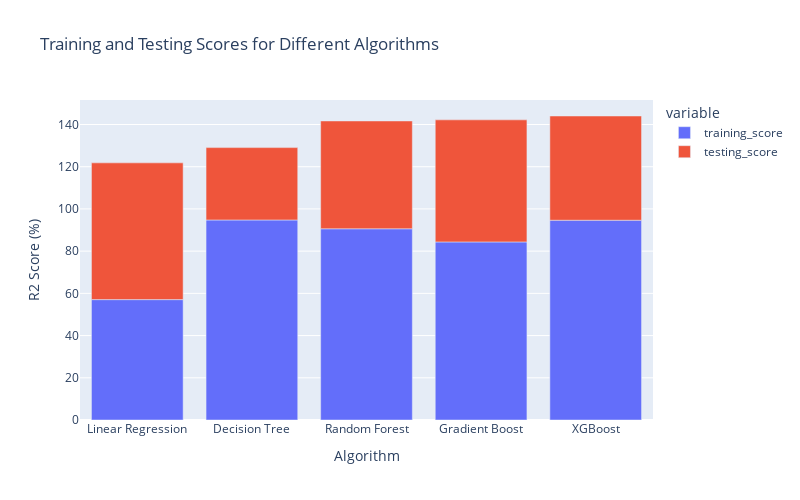

Source (notebook cell):
### Code cell
import plotly.express as px


fig = px.bar(show_results, x='Algorithm', y=['training_score', 'testing_score'],
             labels={'value': 'R2 Score (%)'},
             title='Training and Testing Scores for Different Algorithms',
             width=800, height=500)



fig.show()

### Figure 1 — Plotly figure (JSON) as saved in the notebook; plotly's stock layout.template omitted (floating-point values rounded to 4 significant figures)
{"data": [{"alignmentgroup": "True", "hovertemplate": "variable=training_score<br>Algorithm=%{x}<br>R2 Score (%)=%{y}<extra></extra>", "legendgroup": "training_score", "marker": {"color": "#636efa", "pattern": {"shape": ""}}, "name": "training_score", "offsetgroup": "training_score", "orientation": "v", "showlegend": true, "textposition": "auto", "type": "bar", "x": ["Linear Regression", "Decision Tree", "Random Forest", "Gradient Boost", "XGBoost"], "xaxis": "x", "y": [57.04, 94.77, 90.6, 84.36, 94.65], "yaxis": "y"}, {"alignmentgroup": "True", "hovertemplate": "variable=testing_score<br>Algorithm=%{x}<br>R2 Score (%)=%{y}<extra></extra>", "legendgroup": "testing_score", "marker": {"color": "#EF553B", "pattern": {"shape": ""}}, "name": "testing_score", "offsetgroup": "testing_score", "orientation": "v", "showlegend": true, "textposition": "auto", "type": "bar", "x": ["Linear Regression", "Decision Tree", "Random Forest", "Gradient Boost", "XGBoost"], "xaxis": "x", "y": [64.79, 34.29, 51.08, 57.84, 49.38], "yaxis": "y"}], "layout": {"barmode": "relative", "height": 500, "legend": {"title": {"text": "variable"}, "tracegroupgap": 0}, "title": {"text": "Training and Testing Scores for Different Algorithms"}, "width": 800, "xaxis": {"anchor": "y", "domain": [0, 1], "title": {"text": "Algorithm"}}, "yaxis": {"anchor": "x", "domain": [0, 1], "title": {"text": "R2 Score (%)"}}}}
